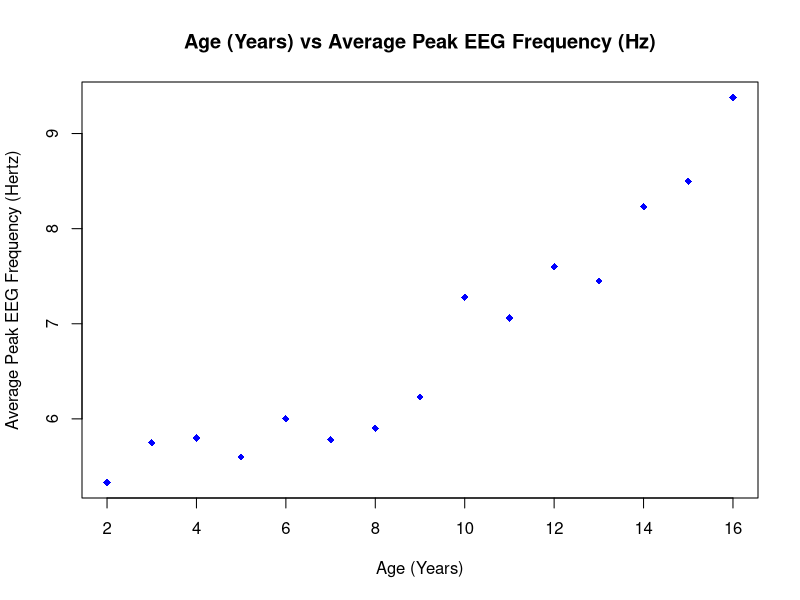

The R source for this figure:
library(broom)

# Extract data set from csv file
data_set <- read.csv("question2-data.csv")
data_set

# Assign x and y vectors to respective columns
x <- data_set$Age.X..Years.
y <- data_set$Average.peak.EEG.Frequency.Y..Hertz.

# Fir a simple linear regression model
simple_reg <- lm(y ~ x)

# Model parameters
tidy(simple_reg)

# Overall model summary statistics
glance(simple_reg)

# Predictions and residuals
augment(simple_reg)

# a) Construct a scatter plot for the data.
plot(
  x,
  y,
  main="Age (Years) vs Average Peak EEG Frequency (Hz)",
  xlab="Age (Years)",
  ylab="Average Peak EEG Frequency (Hertz)",
  pch=18,
  col="blue"
  )
